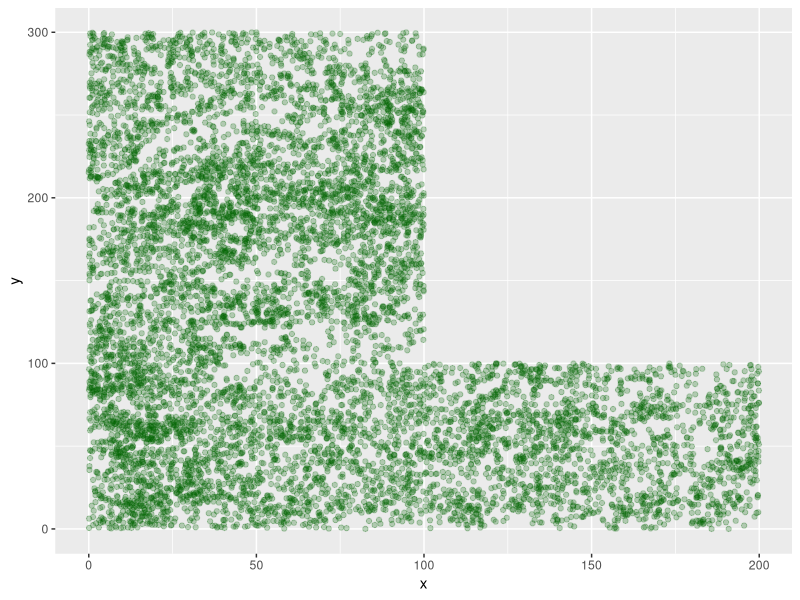
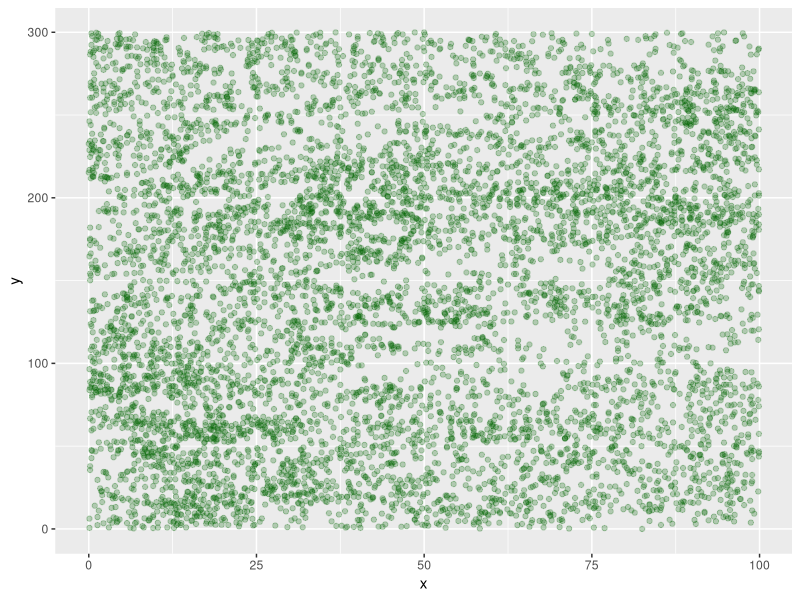
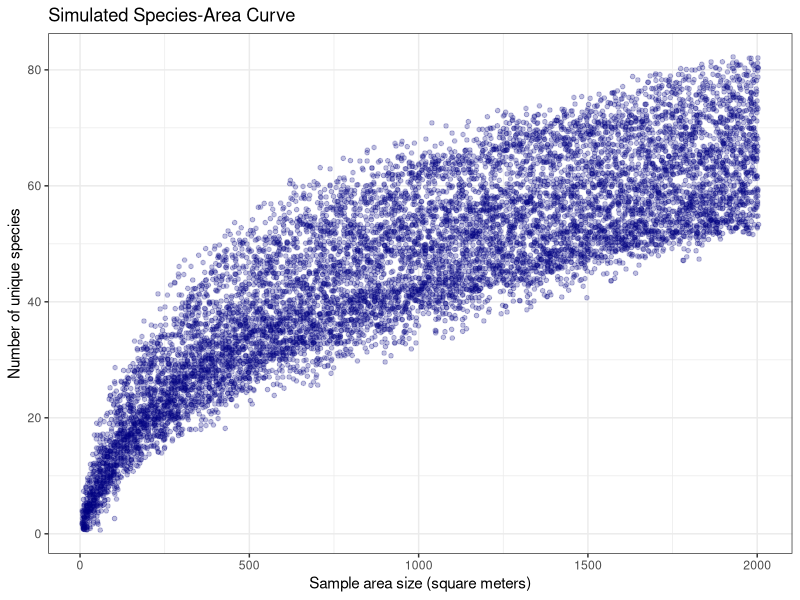
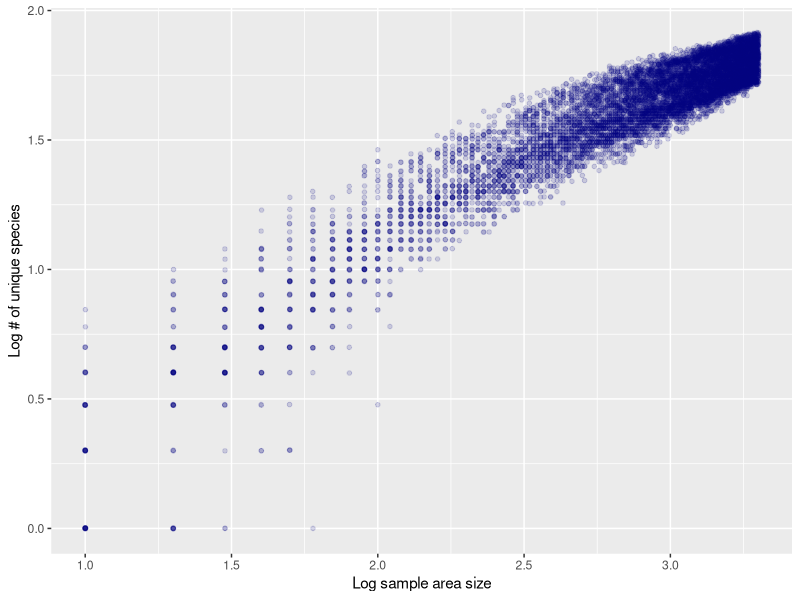
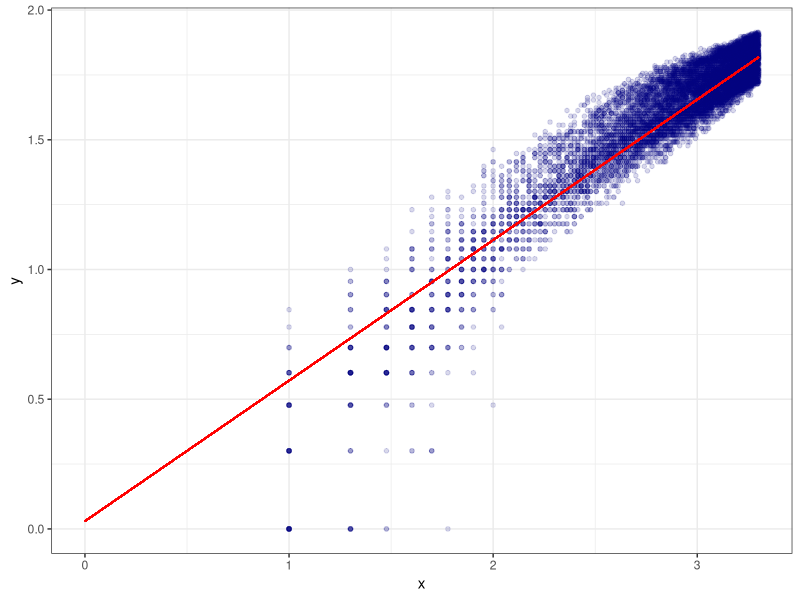
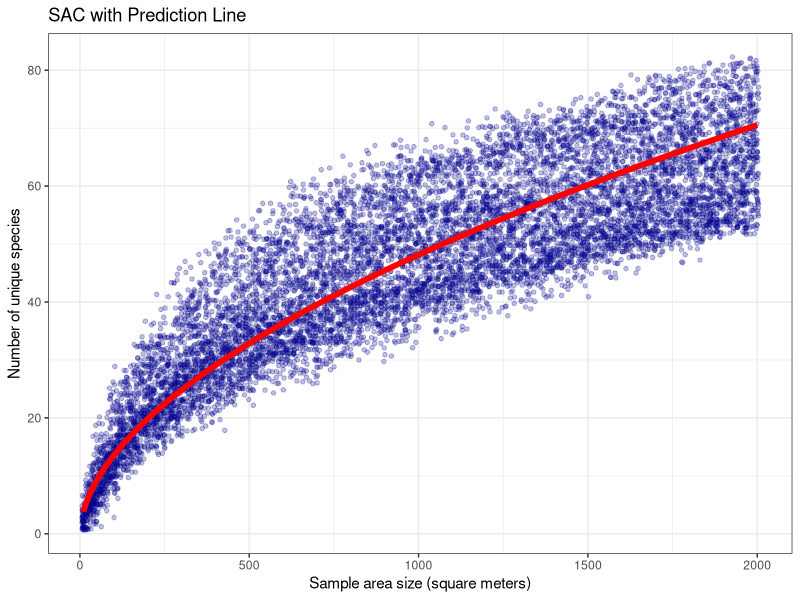

Reproduce these figures in R, in order.
## ---- chunk 1
knitr::opts_chunk$set(echo = TRUE)
## ---- chunk 2
library(ggplot2)
library(dplyr)
## ---- chunk 3
cocoli <- read.csv("cocoli.txt", sep = "")
head(cocoli)
## ---- chunk 4
ggplot(data = cocoli, mapping = aes(x = x, y = y)) +
  geom_point(color = "darkgreen", alpha = 0.25)
## ---- chunk 5
cocoli <- cocoli[cocoli$x <= 100,]

ggplot(data = cocoli, mapping = aes(x = x, y = y)) +
  geom_point(color = "darkgreen", alpha = 0.25)
## ---- chunk 6
species_counter <- function(x1, x2, y1, y2, tbl) {
  return(length(unique(tbl[x1 <= tbl$x & tbl$x <= x2
                  & y1 <= tbl$y & tbl$y <= y2,]$spcode)))
}

sampler <- function(region, size, nreps = 50) {
  
  half_edge <- sqrt(size) / 2
  x_mid <- runif(nreps, min = half_edge, max = 100 - half_edge)
  y_mid <- runif(nreps, min = half_edge, max = 100 - half_edge)
  plt <- data.frame(west = x_mid - half_edge,
                    east = x_mid + half_edge,
                    south = y_mid - half_edge,
                    north = y_mid + half_edge)
  
  return(mapply(species_counter, plt$west, plt$east, plt$south, plt$north,
                MoreArgs = list(region)))
}

## Create a higher order function so as to only require one argument:
## the size of the area for which we want to generate samples
plot_sampler <- function(tbl, n = 50) {
  return(function(area_size) 
    {sampler(region = tbl, size = area_size, nreps = n)})
}

## ---- chunk 7
set.seed(1234)

values <- data.frame(
  sample_area = c(rep(seq(10, 2000, by = 10), each = 50))
)

values$species_count <- sapply(values$sample_area, plot_sampler(cocoli, n = 1))

## Filter out zeroes so as to enable log transformation later on
values <- values[values$species_count != 0,]
## ---- chunk 8
ggplot(data = values, mapping = aes(x = sample_area, y = species_count)) +
  geom_jitter(color = "navy", size = 1.25, alpha = 0.25) + 
  labs(x = "Sample area size (square meters)", y = "Number of unique species") +
  ggtitle("Simulated Species-Area Curve") +
  theme_bw()
## ---- chunk 9
values$log_ar <- log10(values$sample_area)
values$log_ct <- log10(values$species_count)

ggplot(data = values, mapping = aes(x = log_ar, y = log_ct)) +
  geom_jitter(color = "navy", size = 1.25, alpha = 0.15) + 
  labs(x = "Log sample area size", y = "Log # of unique species")
## ---- chunk 10
## Write in some functions needed for regression analysis

correlation <- function(x, y) {
  return(mean(scale(x) * scale(y)))
}

slope <- function(x, y) {
  r <- correlation(x,y)
  return(r * sd(y) / sd(x)) 
}

intercept <- function(x, y) {
  a = slope(x, y)
  return(mean(y) - a * mean(x))
}

regr_stats <- function(t, x, y) {
  r <- correlation(x, y)
  m <- slope(x, y)
  b <- intercept(x, y)
  print(paste('r =         ', signif(r, digits = 4)))
  print(paste('r_squared = ', signif(r ^ 2, digits = 4)))
  print(paste('slope =     ', signif(m, digits = 4)))
  print(paste('intercept = ', signif(b, digits = 4)))
  
  ggplot(data = t, mapping = aes(x, y)) +
    geom_point(color = "navy", size = 1.25, alpha = 0.15) +
    geom_segment(aes(x = 0, xend = max(x), y = b, yend = max(x) * m),
                 color = "red") +
    theme_bw()
}
## ---- chunk 11
regr_stats(t = values, x = values$log_ar, y = values$log_ct)
## ---- chunk 12
predicted_value <- function(x, y) {
  return(slope(x, y) * x + intercept(x, y))
}

values$pred_log <- predicted_value(values$log_ar, values$log_ct)

values$pred_reg <- (10 ^ intercept(values$log_ar, values$log_ct) *
                      values$sample_area ^ slope(values$log_ar, values$log_ct))
## ---- chunk 13
ggplot(data = values) +
  geom_jitter(aes(x = sample_area, y = species_count), 
             color = "darkblue", size = 1.25, alpha = 0.25) +
  geom_line(aes(x = sample_area, y = pred_reg), color = "red", size = 2) +
  labs(x = "Sample area size (square meters)", y = "Number of unique species") +
  ggtitle("SAC with Prediction Line") +
  theme_bw()
